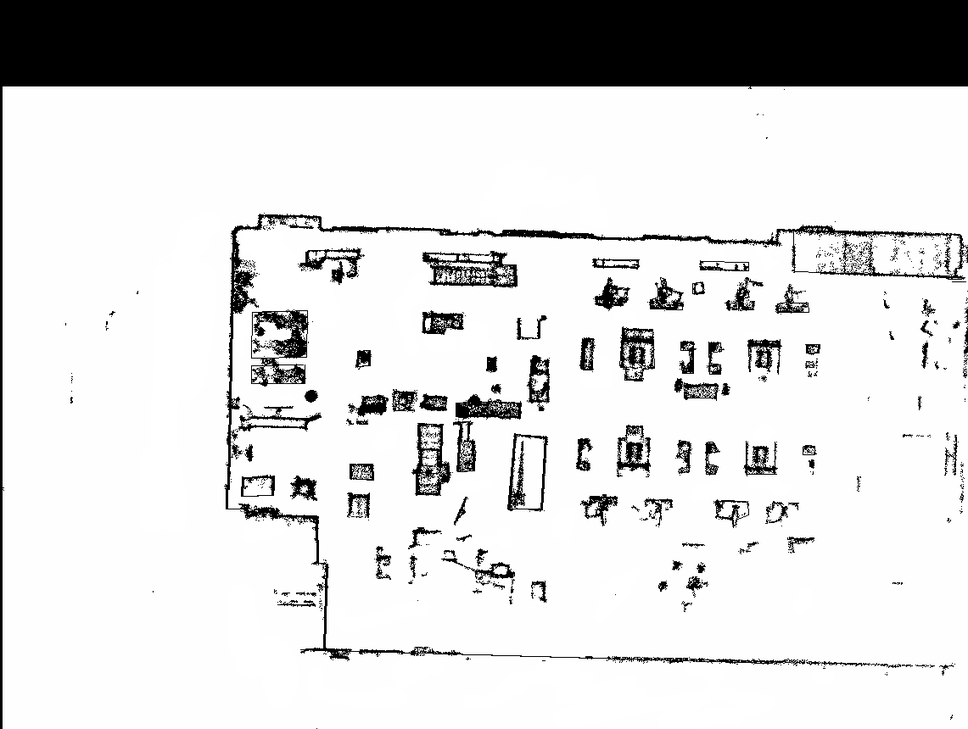
#> input picture src/go2_navigation/maps/map_fast_edited/map_fast_edited.pgm, 968 x 729 px, shrunk from 1141 x 860 before the run
$ python calc_shift.py
#> lines starting #> are read from the running program, lines starting #| are printed output that depends on the picture; long printed decimals are rounded
import cv2
import numpy as np

def load_gray(path):
#> called with path = 'map_fast_edited.pgm'
    img = cv2.imread(path, cv2.IMREAD_GRAYSCALE)
#> img is the input picture: shape (729, 968); min 0, max 255, mean 211.3
    return img.astype(np.float32)

img1 = load_gray("map_fast_edited.pgm")  # original (shifted)
img2 = load_gray("map_fast_edited_2.pgm")  # cropped version
#> call 2 of load_gray, with path = 'map_fast_edited_2.pgm'
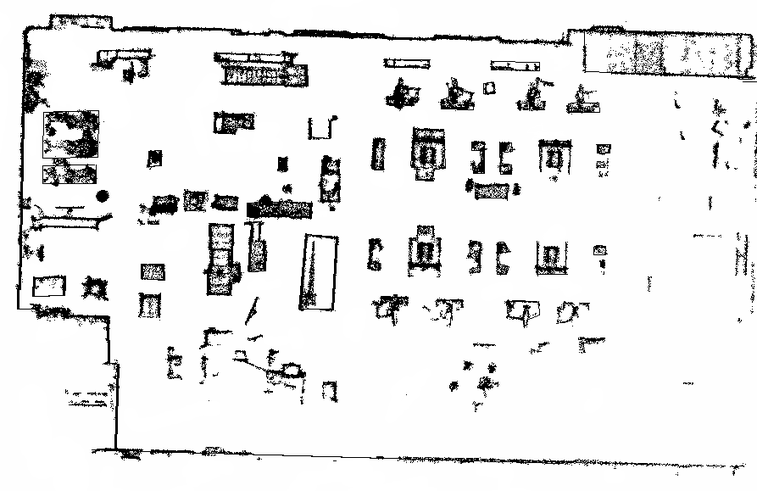
#> input picture src/go2_navigation/maps/map_fast_edited/map_fast_edited_2.pgm, 757 x 491 px, shrunk from 893 x 579 before the run
#> in load_gray, img is the input picture: shape (491, 757); min 0, max 255, mean 231.2

# ensure same size for correlation (pad smaller one if needed)
h = max(img1.shape[0], img2.shape[0])
#> h = 729
w = max(img1.shape[1], img2.shape[1])
#> w = 968

def pad(img, h, w):
    out = np.zeros((h, w), dtype=np.float32)
    out[:img.shape[0], :img.shape[1]] = img
    return out

img1 = pad(img1, h, w)
img2 = pad(img2, h, w)
#> call 2 of pad, with h = 729, w = 968
#> in pad (call 2), `out[:img.shape[0], :img.shape[1]] = img`:
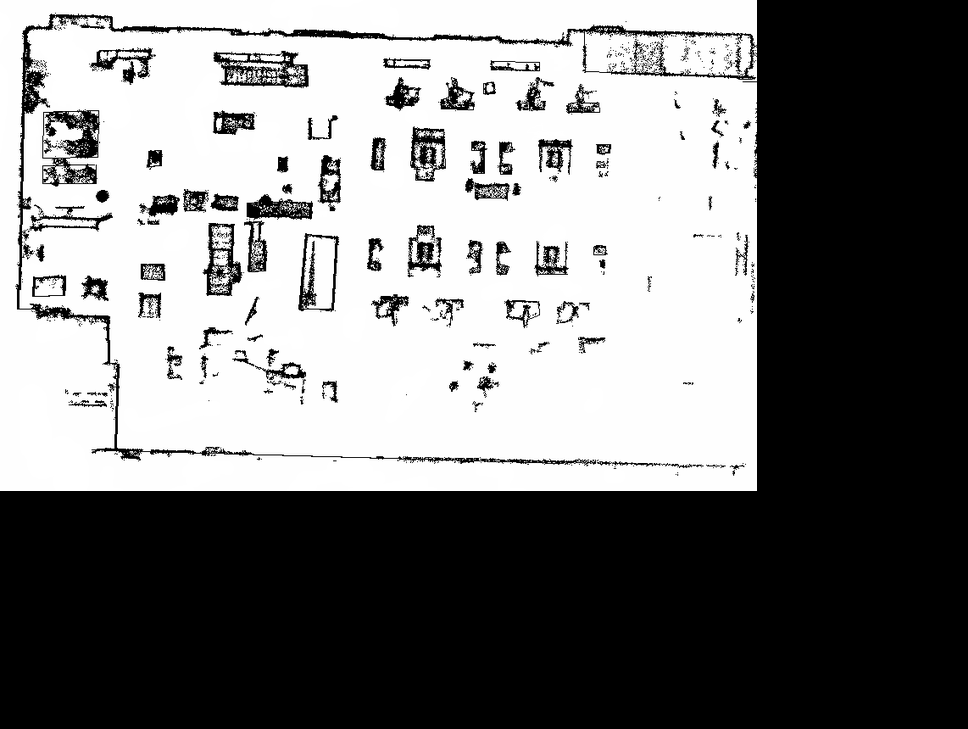
#> out: shape (729, 968) float32; min 0, max 255, mean 121.8

# phase correlation
shift = cv2.phaseCorrelate(img1, img2)
#> shift = ((-209, -199.5), 0.938)

(dx, dy) = shift[0]
#> dx = -209; dy = -199.5

print("Estimated shift (pixels):")
print("dx:", dx)
#| dx: -208.966
print("dy:", dy)
#| dy: -199.480
